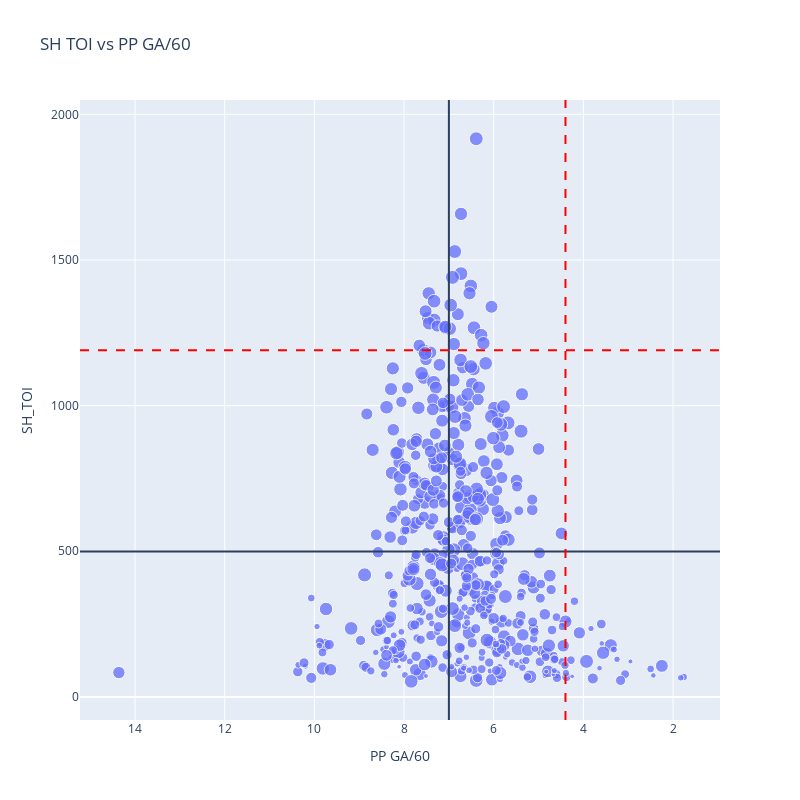

Write notebook code for a chart like this one.
### Code cell
#Finding the top penalty kill players from the remaining players of our data set.

fig = px.scatter(df, x="PP GA/60", y="SH_TOI",hover_name="Player", hover_data=['Pos'], title="SH TOI vs PP GA/60",
                 width=800, height=800,size_max=10,size='GP',opacity=.75) 

x_mean = round(df["PP GA/60"].mean(), 0)
y_mean = round(df["SH_TOI"].mean(), 0)

x_unicorn = np.percentile(df["PP GA/60"], 5)
y_unicorn = np.percentile(df["SH_TOI"], 95)

#Reverse x-axes, as you WANT a low score. And we want to keep the top right quadrant the best quadrant to be in. 
print('midpoint',x_mean,y_mean)
fig.add_hline(y=y_mean).add_vline(x=x_mean).add_hline(
    y=y_unicorn, line_dash = 'dash', line_color = 'red').add_vline(
    x=x_unicorn, line_dash = 'dash', line_color = 'red').update_xaxes(autorange="reversed")

fig.write_html("SH TOI vs PP GA per 60.html")

### Figure 1 — Plotly figure (JSON) as saved in the notebook; plotly's stock layout.template omitted (floating-point values rounded to 4 significant figures; data arrays with more than 128 entries replaced by an {"elided": "..."} marker saying what was removed)
{"data": [{"customdata": {"elided": "500x1 str values"}, "hovertemplate": "<b>%{hovertext}</b><br><br>PP GA/60=%{x}<br>SH_TOI=%{y}<br>GP=%{marker.size}<br>Pos=%{customdata[0]}<extra></extra>", "hovertext": {"elided": "500 str values"}, "legendgroup": "", "marker": {"color": "#636efa", "opacity": 0.75, "size": {"elided": "500 int values"}, "sizemode": "area", "sizeref": 5.63, "symbol": "circle"}, "mode": "markers", "name": "", "orientation": "v", "showlegend": false, "type": "scatter", "x": {"elided": "500 float values"}, "xaxis": "x", "y": {"elided": "500 float values"}, "yaxis": "y"}], "layout": {"height": 800, "legend": {"itemsizing": "constant", "tracegroupgap": 0}, "shapes": [{"type": "line", "x0": 0, "x1": 1, "xref": "x domain", "y0": 499, "y1": 499, "yref": "y"}, {"type": "line", "x0": 7, "x1": 7, "xref": "x", "y0": 0, "y1": 1, "yref": "y domain"}, {"line": {"color": "red", "dash": "dash"}, "type": "line", "x0": 0, "x1": 1, "xref": "x domain", "y0": 1190.0, "y1": 1190.0, "yref": "y"}, {"line": {"color": "red", "dash": "dash"}, "type": "line", "x0": 4.4, "x1": 4.4, "xref": "x", "y0": 0, "y1": 1, "yref": "y domain"}], "title": {"text": "SH TOI vs PP GA/60"}, "width": 800, "xaxis": {"anchor": "y", "autorange": "reversed", "domain": [0, 1], "title": {"text": "PP GA/60"}}, "yaxis": {"anchor": "x", "domain": [0, 1], "title": {"text": "SH_TOI"}}}}
